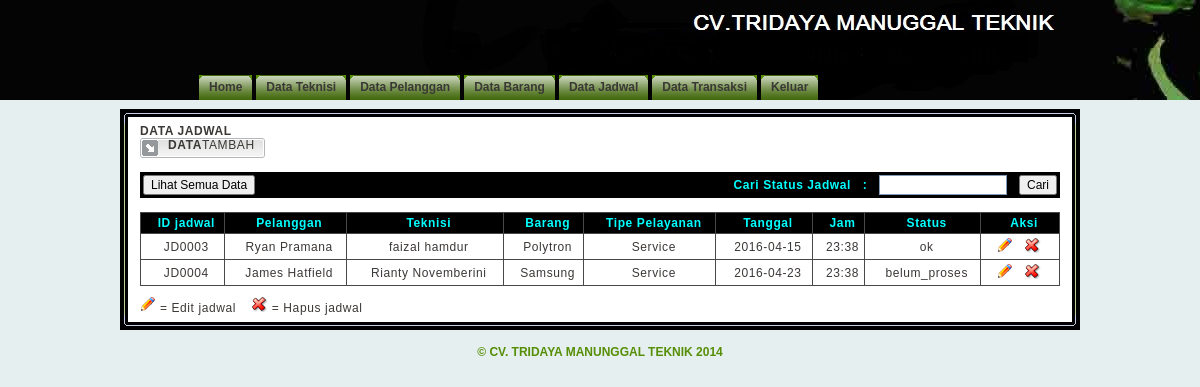
Page /admin.php?page=jadwal_mgr (signed in) on the committed database.
### tables this page shows
CREATE TABLE `jadwal` (
  `id_jadwal` varchar(6) NOT NULL,
  `id_pelanggan` varchar(5) DEFAULT NULL,
  `id_teknisi` varchar(5) DEFAULT NULL,
  `tipe_pelayanan` varchar(45) DEFAULT NULL,
  `tanggal` date DEFAULT NULL,
  `id_barang` varchar(5) DEFAULT NULL,
  `status` varchar(20) NOT NULL DEFAULT '',
  `jam` varchar(10) DEFAULT NULL,
  `keterangan` varchar(255) DEFAULT NULL,
  PRIMARY KEY (`id_jadwal`)
);

CREATE TABLE `pelanggan` (
  `id_pelanggan` varchar(5) NOT NULL,
  `nama` varchar(100) NOT NULL,
  `alamat` varchar(100) NOT NULL,
  `ktp` varchar(50) NOT NULL,
  `tempat_lahir` varchar(50) NOT NULL,
  `tanggal_lahir` date NOT NULL,
  `telepon` varchar(15) NOT NULL,
  PRIMARY KEY (`id_pelanggan`)
);

CREATE TABLE `teknisi` (
  `id` varchar(5) NOT NULL,
  `nama` varchar(100) NOT NULL,
  `ktp` varchar(20) NOT NULL,
  `tempat_lahir` varchar(20) NOT NULL,
  `tanggal_lahir` date NOT NULL,
  `alamat` varchar(100) NOT NULL,
  `telepon` varchar(15) NOT NULL,
  PRIMARY KEY (`id`)
);

CREATE TABLE `barang` (
  `id_barang` varchar(3) NOT NULL,
  `nama_barang` varchar(50) NOT NULL,
  `harga` int(11) NOT NULL,
  PRIMARY KEY (`id_barang`)
);

### include/class.php (called while the page is built, shortened)
<?php
class jadwal {
    function tampilJadwal() {
        $query = mysql_query("SELECT a.*, b.nama AS nama_pelanggan, c.nama AS nama_teknisi, d.nama_barang
                                FROM jadwal a
                                JOIN pelanggan b ON a.id_pelanggan=b.id_pelanggan
                                JOIN teknisi c ON a.id_teknisi=c.id
                                JOIN barang d ON a.id_barang=d.id_barang;");
        while ($row = mysql_fetch_array($query))
            $data[] = $row;
        return $data;
    }
}
?>

### jadwal_mgr.php (the view, shortened to what this page needs)
<?php
include_once 'include/class.php';
$nsb = new jadwal();
?>
<b>DATA JADWAL</b>
<div class="subnav">
    <table border="0" cellspacing="0" cellpadding="0">
        <tr>
            <td><img src="images/tabdata01.gif" /></td>
            <td class="tabsubnav">
                <b>DATA</b><a href="?page=jadwal_add">TAMBAH</a>
            </td>
            <td><img src="images/tabdata03.gif" /></td>
        </tr>
    </table>
</div><br />
<table class="tabholder"  border="0" cellspacing="0" cellpadding="3">
    <tr class="tabhead">
        <td width="40%">
            <form method="post" action="?page=jadwal_mgr" onsubmit="if (this.q.value)
                        return true;
                    else
                        return false;">
                <input name="sb" type="submit" class="button" value="Lihat Semua Data">
            </form>
        </td>
        <td width="60%" align="right">
            <form method="post" action="?page=jadwal_mgr" onsubmit="if (this.q.value)
                        return true;
                    else
                        return false;">
                <input type="hidden" name="do" value="find" /><b>Cari Status Jadwal &nbsp; : &nbsp;</b>
                <input class="tfield"  type="text" name="q" title="Masukkan kata kunci pencarian." />&nbsp;&nbsp;
                <input name="submit" type="submit" class="button" value="Cari" />
            </form>
        </td>
    </tr>
</table>
<br>
<table class="tabholder" border="0" cellspacing="1" cellpadding="0">
    <tr class="tabhead">
        <td align="center" class="tabtxt">ID jadwal</td>
        <td align="center" class="tabtxt">Pelanggan</td>
        <td align="center" class="tabtxt">Teknisi</td>
        <td align="center" class="tabtxt">Barang</td>
        <td align="center" class="tabtxt">Tipe Pelayanan</td>
        <td align="center" class="tabtxt">Tanggal</td>
        <td align="center" class="tabtxt">Jam</td>
        <td align="center" class="tabtxt">Status</td>
        <td align="center" width="70" class="tabtxt">Aksi</td>
    </tr>
    <?php
    $arrayjadwal = $nsb->tampilJadwal();
    if (count($arrayjadwal)) {
        foreach ($arrayjadwal as $data) {
            ?>
            <tr class="tabcont">
                <td class="tabtxt" align="center"><?php echo $data['id_jadwal'] ?></td>
                <td class="tabtxt" align="center"><?php echo $data['nama_pelanggan']; ?></td>
                <td class="tabtxt" align="center"><?php echo $data['nama_teknisi']; ?></td>
                <td class="tabtxt" align="center"><?php echo $data['nama_barang']; ?></td>
                <td class="tabtxt" align="center"><?php echo $data['tipe_pelayanan']; ?></td>
                <td class="tabtxt" align="center"><?php echo $data['tanggal']; ?></td>
                <td class="tabtxt" align="center"><?php echo $data['jam']; ?></td>
                <td class="tabtxt" align="center"><?php echo $data['status']; ?></td>
                <td align="left">
                    <div class="tabtxt imghref">
                        <span class="dashnav">&nbsp;</span>
                        <a href="?page=jadwal_edit&aksi=edit&id_jadwal=<?php echo $data['id_jadwal']; ?>">
                            <img src="images/ico_edit.gif" class="ico" border="0" title="Edit" />
                        </a>
                        <span class="dashnav">&nbsp;</span>
                        <a href="?page=jadwal_edit&aksi=hapus&id_jadwal=<?php echo $data['id_jadwal']; ?>">
                            <img src="images/ico_del.gif" class="ico" border="0" title="Hapus" onClick="return confirm('Apakah Anda Yakin?');"/>
                        </a>
                    </div>
                </td>
            </tr>
            <?php
        }
    } else {
        echo 'Nama jadwal Tidak Ada!';
    }
    ?>
</table>
<img src="images/ico_edit.gif" border="0" title="Edit" /> = Edit jadwal &nbsp;&nbsp;
<img src="images/ico_del.gif" border="0" title="Delete" /> = Hapus jadwal

### css/style2.css (style rules this page uses)
html, body { margin: 0; padding: 0; background: #e5efef url(../images/header.jpg) top repeat-x; font: 12px Tahoma, Arial, "Trebuchet MS"; color: #3C3836; }
a { text-decoration: underline; color: #FF7E00; }
.tabsubnav { background-image: url(../images/tabdata02bg.gif); background-repeat: repeat-x; color: #3A3835; vertical-align: top; }
.tabsubnav a { text-decoration: none; color: #3A3835; }
.rbox02 form { margin: 0; padding: 0; }
.tabholder { width: 100%; background: #4A4846; }
.tabhead { background-color: #000000; font-weight: bold; color: #0FF; }
.tabcont { background: #FFF; }
.tabtxt { padding: 3px 0 3px 8px; }
.tabtxt a { text-decoration: none; }
.tfield { background: #FFF; width: 120px; font-family: Tahoma, Arial, "Trebuchet MS"; font-size: 12px; font-weight: normal; padding: 2px 3px 2px 3px; border: 1px solid #7F9DB9; }
.button { font-size: 12px; }

### rows in the picture
jadwal: id_jadwal "JD0003", id_pelanggan.nama "Ryan Pramana", id_teknisi.nama "faizal hamdur", id_barang.nama_barang "Polytron", tipe_pelayanan "Service", tanggal "2016-04-15", jam "23:38", status "ok"
jadwal: id_jadwal "JD0004", id_pelanggan.nama "James Hatfield", id_teknisi.nama "Rianty Novemberini", id_barang.nama_barang "Samsung", tipe_pelayanan "Service", tanggal "2016-04-23", jam "23:38", status "belum_proses"
